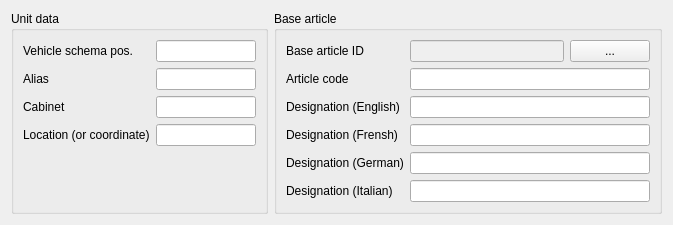
<?xml version="1.0" encoding="UTF-8"?>
<ui version="4.0">
 <class>mdtClUnitEditor</class>
 <widget class="QWidget" name="mdtClUnitEditor">
  <property name="geometry">
   <rect>
    <x>0</x>
    <y>0</y>
    <width>673</width>
    <height>206</height>
   </rect>
  </property>
  <property name="sizePolicy">
   <sizepolicy hsizetype="Preferred" vsizetype="Preferred">
    <horstretch>0</horstretch>
    <verstretch>0</verstretch>
   </sizepolicy>
  </property>
  <property name="windowTitle">
   <string>Form</string>
  </property>
  <layout class="QHBoxLayout" name="horizontalLayout_2">
   <item>
    <widget class="QGroupBox" name="gbUnit">
     <property name="sizePolicy">
      <sizepolicy hsizetype="Preferred" vsizetype="Preferred">
       <horstretch>1</horstretch>
       <verstretch>0</verstretch>
      </sizepolicy>
     </property>
     <property name="minimumSize">
      <size>
       <width>0</width>
       <height>0</height>
      </size>
     </property>
     <property name="maximumSize">
      <size>
       <width>16777215</width>
       <height>16777215</height>
      </size>
     </property>
     <property name="title">
      <string>Unit data</string>
     </property>
     <layout class="QFormLayout" name="formLayout">
      <item row="0" column="0">
       <widget class="QLabel" name="lb_SchemaPosition">
        <property name="text">
         <string>Vehicle schema pos.</string>
        </property>
       </widget>
      </item>
      <item row="0" column="1">
       <widget class="QLineEdit" name="fld_SchemaPosition">
        <property name="minimumSize">
         <size>
          <width>100</width>
          <height>0</height>
         </size>
        </property>
        <property name="maximumSize">
         <size>
          <width>150</width>
          <height>16777215</height>
         </size>
        </property>
        <property name="baseSize">
         <size>
          <width>0</width>
          <height>0</height>
         </size>
        </property>
       </widget>
      </item>
      <item row="1" column="0">
       <widget class="QLabel" name="lb_Alias">
        <property name="text">
         <string>Alias</string>
        </property>
       </widget>
      </item>
      <item row="1" column="1">
       <widget class="QLineEdit" name="fld_Alias">
        <property name="maximumSize">
         <size>
          <width>150</width>
          <height>16777215</height>
         </size>
        </property>
       </widget>
      </item>
      <item row="2" column="0">
       <widget class="QLabel" name="lb_Cabinet">
        <property name="text">
         <string>Cabinet</string>
        </property>
       </widget>
      </item>
      <item row="2" column="1">
       <widget class="QLineEdit" name="fld_Cabinet">
        <property name="maximumSize">
         <size>
          <width>150</width>
          <height>16777215</height>
         </size>
        </property>
       </widget>
      </item>
      <item row="3" column="0">
       <widget class="QLabel" name="lb_Coordinate">
        <property name="text">
         <string>Location (or coordinate)</string>
        </property>
       </widget>
      </item>
      <item row="3" column="1">
       <widget class="QLineEdit" name="fld_Coordinate">
        <property name="maximumSize">
         <size>
          <width>150</width>
          <height>16777215</height>
         </size>
        </property>
        <property name="toolTip">
         <string>Coordinate x,y,z , or location code</string>
        </property>
       </widget>
      </item>
     </layout>
    </widget>
   </item>
   <item>
    <widget class="QGroupBox" name="gbBaseArticle">
     <property name="sizePolicy">
      <sizepolicy hsizetype="Preferred" vsizetype="Preferred">
       <horstretch>2</horstretch>
       <verstretch>0</verstretch>
      </sizepolicy>
     </property>
     <property name="title">
      <string>Base article</string>
     </property>
     <layout class="QFormLayout" name="formLayout_2">
      <item row="0" column="0">
       <widget class="QLabel" name="lbArticle_Id_FK">
        <property name="text">
         <string>Base article ID</string>
        </property>
       </widget>
      </item>
      <item row="0" column="1">
       <layout class="QHBoxLayout" name="horizontalLayout">
        <item>
         <widget class="QLineEdit" name="leArticle_Id_FK">
          <property name="enabled">
           <bool>false</bool>
          </property>
          <property name="readOnly">
           <bool>true</bool>
          </property>
         </widget>
        </item>
        <item>
         <widget class="QPushButton" name="pbSetBaseArticle">
          <property name="text">
           <string>...</string>
          </property>
         </widget>
        </item>
       </layout>
      </item>
      <item row="1" column="0">
       <widget class="QLabel" name="lbArticleCode">
        <property name="text">
         <string>Article code</string>
        </property>
       </widget>
      </item>
      <item row="1" column="1">
       <widget class="QLineEdit" name="leArticleCode">
        <property name="readOnly">
         <bool>true</bool>
        </property>
       </widget>
      </item>
      <item row="2" column="0">
       <widget class="QLabel" name="lbArticleDesignationEN">
        <property name="text">
         <string>Designation (English)</string>
        </property>
       </widget>
      </item>
      <item row="2" column="1">
       <widget class="QLineEdit" name="leArticleDesignationEN">
        <property name="readOnly">
         <bool>true</bool>
        </property>
       </widget>
      </item>
      <item row="3" column="1">
       <widget class="QLineEdit" name="leArticleDesignationFR"/>
      </item>
      <item row="4" column="1">
       <widget class="QLineEdit" name="leArticleDesignationDE"/>
      </item>
      <item row="5" column="1">
       <widget class="QLineEdit" name="leArticleDesignationIT"/>
      </item>
      <item row="3" column="0">
       <widget class="QLabel" name="lbArticleDesignationFR">
        <property name="text">
         <string>Designation (Frensh)</string>
        </property>
       </widget>
      </item>
      <item row="4" column="0">
       <widget class="QLabel" name="lbArticleDesignationDE">
        <property name="text">
         <string>Designation (German)</string>
        </property>
       </widget>
      </item>
      <item row="5" column="0">
       <widget class="QLabel" name="lbArticleDesignationIT">
        <property name="text">
         <string>Designation (Italian)</string>
        </property>
       </widget>
      </item>
     </layout>
    </widget>
   </item>
  </layout>
 </widget>
 <resources/>
 <connections/>
</ui>
